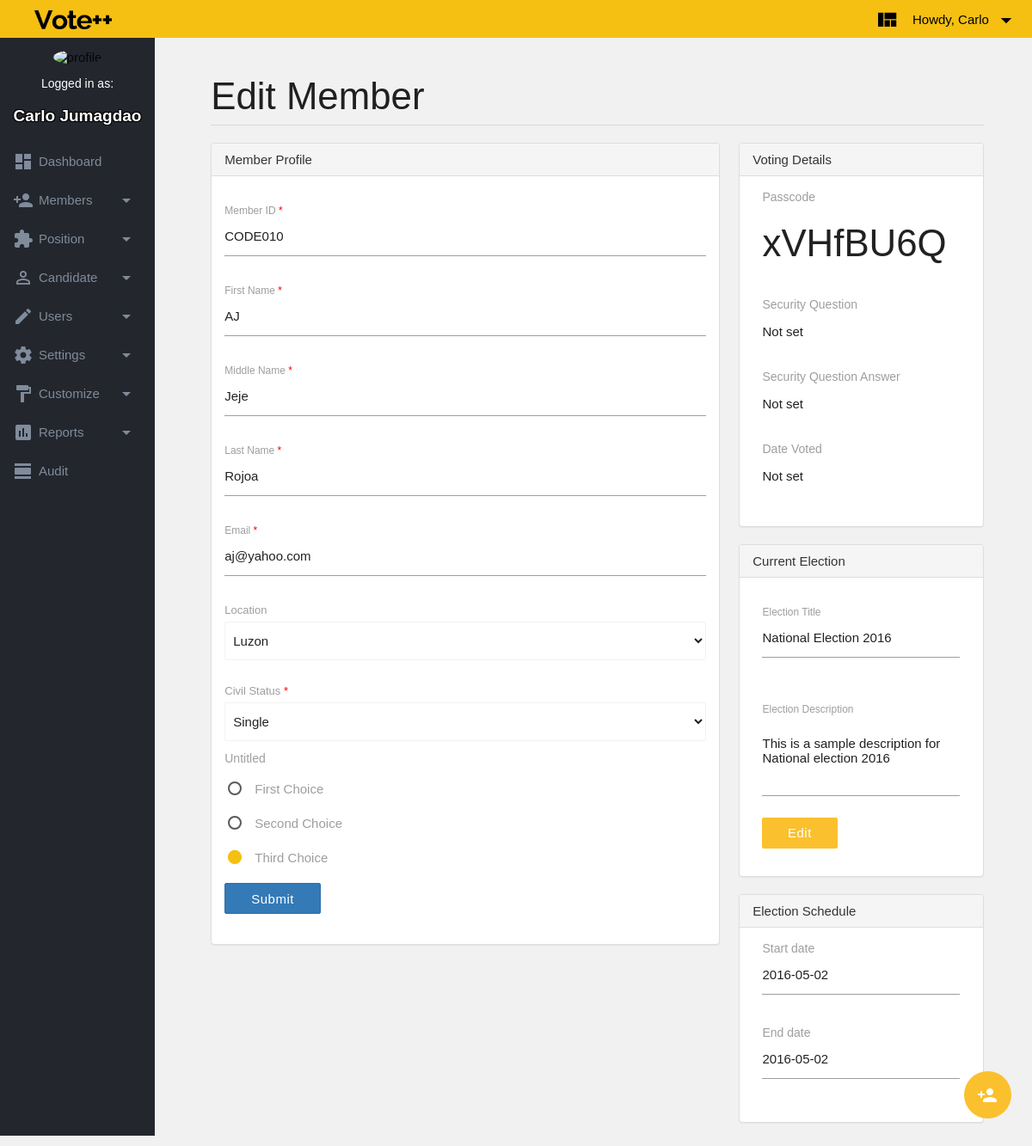
/pages/viewmember.php?code=CODE010 (signed in), run on the app's committed database.
### tables this page shows
CREATE TABLE `tblMember` (
  `strMemberId` varchar(45) NOT NULL,
  `strMemFname` varchar(45) NOT NULL,
  `strMemMname` varchar(45) DEFAULT NULL,
  `strMemLname` varchar(45) NOT NULL,
  `strMemEmail` varchar(45) NOT NULL,
  `intMemSecId` int(11) NOT NULL DEFAULT '0',
  `strMemSecAnswer` varchar(80) DEFAULT NULL,
  `strMemPasscode` char(8) DEFAULT NULL,
  `datMemVoted` date DEFAULT NULL,
  `blDelete` tinyint(1) NOT NULL DEFAULT '0',
  PRIMARY KEY (`strMemberId`),
  UNIQUE KEY `strMemPasscode_UNIQUE` (`strMemPasscode`),
  KEY `fkMemSec_idx` (`intMemSecId`)
);

CREATE TABLE `tblMemberDetail` (
  `intMemDeId` int(11) NOT NULL AUTO_INCREMENT,
  `strMemDeMemId` varchar(45) NOT NULL,
  `strMemDeFieldName` varchar(45) NOT NULL,
  `strMemDeFieldData` varchar(80) DEFAULT NULL,
  PRIMARY KEY (`strMemDeMemId`,`strMemDeFieldName`),
  UNIQUE KEY `intMemDeId_UNIQUE` (`intMemDeId`),
  KEY `fkMemDeMem_idx` (`strMemDeMemId`),
  KEY `fkMemDeFieldName_idx1` (`strMemDeFieldName`),
  CONSTRAINT `fkMemDeMem` FOREIGN KEY (`strMemDeMemId`) REFERENCES `tblMember` (`strMemberId`) ON UPDATE CASCADE,
  CONSTRAINT `fkMemDeMemFieldName` FOREIGN KEY (`strMemDeFieldName`) REFERENCES `tblDynamicField` (`strDynFieldName`) ON UPDATE CASCADE
);

CREATE TABLE `tblElection` (
  `intElectionId` int(11) NOT NULL AUTO_INCREMENT,
  `strElecTitle` varchar(80) NOT NULL,
  `strElecDesc` varchar(100) DEFAULT NULL,
  `blElecStatus` tinyint(1) NOT NULL DEFAULT '1',
  PRIMARY KEY (`intElectionId`)
);

CREATE TABLE `tblSchedule` (
  `intSchedId` int(11) NOT NULL AUTO_INCREMENT,
  `datSchedStart` date NOT NULL,
  `datSchedEnd` date NOT NULL,
  PRIMARY KEY (`intSchedId`)
);

### loaders/php/editformLoader.php (the view, shortened to what this page needs)
<?php
class formLoader {
	var $form_data;
	var $action;
	var $strMemCode;
	var $strMemFname;
	var $strMemMname;
	var $strMemLname;
	var $strMemEmail;
	var $arrFieldData= array (' ');
	public function __construct($form_json, $form_action,$strMemCode,$strMemFname,$strMemMname,$strMemLname,$strMemEmail,$arrFieldName,$arrFieldData)
	{
		$this->form_data = json_decode(str_replace('\\', '', $form_json));
		$this->action = $form_action;
		$this->strMemCode = $strMemCode;
		$this->strMemFname = $strMemFname;
		$this->strMemMname = $strMemMname;
		$this->strMemLname = $strMemLname;
		$this->strMemEmail = $strMemEmail;
		$this->arrFieldData = $arrFieldData;
	}
	public function render_form()
	{
		$fields = '';
		foreach ($this->form_data->fields as $field) {
			if($field->type == 'element-single-line-text-default' ) {
				$fields .= $this->element_single_line_text($field);
			}
			if($field->type == 'element-multiple-choice') {
				$fields .= $this->element_multiple_choice($field);
			}
			if($field->type == 'element-dropdown') {
				$fields .= $this->element_dropdown($field);
			}
		}
		$form = $this->open_form($fields);
		echo $form;
	}
	private function open_form($fields)
	{
		$html = sprintf('<form action="%s" method="post" accept-charset="utf-8" role="form" novalidate="novalidate" >', $this->action);
		$html .= $fields;
		$html .= '<button type="submit" class="btn btn-primary">Submit</button>';
		$html .= '</div></form>';
		return $html;
	}
	private function encode_element_title($title)
	{
		$str = str_replace(' ', '_', strtolower($title));
		$str = preg_replace("/[^a-zA-Z0-9.-_]/", "", $str);
		$str = htmlentities($str, ENT_QUOTES, 'UTF-8');
		$str = html_entity_decode($str, ENT_QUOTES, 'UTF-8');
		return $str;
	}
	private function make_label($id, $title, $required)
	{
		if( $required ) {
			$html = sprintf('<label for="%s">%s <span style="color: red">*</span></label>', $id, $title);
		} else {
			$html = sprintf('<label for="%s">%s </label>', $id, $title);
		}
		return $html;
	}
	private function element_single_line_text($field)
	{
		$id = $this->encode_element_title($field->title);
		$required = ($field->required) ? 'required' : FALSE;
		$html = '<div class="input-field">';
		$html .= $this->make_label($id, $field->title, $required);
	    if($id == "member_id"){
	    	$html .= sprintf('<input type="text" name="%s" id="%s" class="validate %s" value="%s" readonly>', $id, $id, $required,$this->strMemCode);
	    } else if($id == "first_name"){
	    	$html .= sprintf('<input type="text" name="%s" id="%s" class="validate %s" value="%s">', $id, $id, $required,$this->strMemFname);
	    } else if($id == "middle_name"){
	    	$html .= sprintf('<input type="text" name="%s" id="%s" class="validate %s" value="%s">', $id, $id, $required,$this->strMemMname);
	    } else if($id == "last_name"){
	    	$html .= sprintf('<input type="text" name="%s" id="%s" class="validate %s" value="%s">', $id, $id, $required,$this->strMemLname);
	    } else if($id == "email"){
	    	$html .= sprintf('<input type="text" name="%s" id="%s" class="validate %s" value="%s">', $id, $id, $required,$this->strMemEmail);
	    }
	  	$html .= '</div>';
	  	return $html;
	}
	private function element_multiple_choice($field)
	{
		$id = $this->encode_element_title($field->title);
		$required = ($field->required) ? 'required' : FALSE;
		$html = '<div class="form-group">';
		$html .= $this->make_label($id, $field->title, $required);
		for($i=0; $i < count($field->choices); $i++) {
			$value = $field->choices[$i]->value;
			$checked = ' ';
	    	foreach ($this->arrFieldData as $FieldValue) {
	    		if ($FieldValue == $value) {
	    			$checked = "checked";
	    			break;
	    		}else{
	    			$checked = ' ';
	    		}
	    	}
			$html .= '<p>';
			$html .= sprintf('<input type="radio" name="%s" id="%s_%d" value="%s" %s>', $id, $id, $i, $field->choices[$i]->value, $checked);
			$html .= sprintf('<label for= "%s_%d">%s</label>',$id, $i, $field->choices[$i]->value);
			$html .= '</p>';
		}
	  	$html .= '</div>';
	  	return $html;
	}
	private function element_dropdown($field)
	{
		$id = $this->encode_element_title($field->title);
		$required = ($field->required) ? 'required' : FALSE;
		$html = '<div class="input-field">';
		$html .= $this->make_label($id, $field->title, $required);
	    $html .= sprintf('<select name="%s" id="%s" class="form-control %s">', $id, $id, $required);
	    $html .= "<option selected='true' disabled='disabled'>-Select-</option>";
	    foreach ($field->choices as $choice) {
	    	$checked = ' ';
	    	foreach ($this->arrFieldData as $FieldValue) {
	    		if ($FieldValue == $choice->value) {
	    			$checked = "selected";
	    			break;
	    		}else{
	    			$checked = ' ';
	    		}
	    	}
	    	$html .= sprintf('<option value="%s" %s>%s</option>', $choice->value, $checked, $choice->title);
	    }
	  	$html .= '</select></div>';
	  	return $html;
	}
}

### pages/viewmember.tmpl.php (shortened to what this page needs)
<!DOCTYPE html>
<html lang="en">
<head>
</head>
<body>
<div id="content">
	<div id="page-wrapper">
		<div class="container-fluid">
			<div class="row">
				<div class="col s12">
					<h3 class="page-header">
						Edit Member
					</h3>
				</div>
				<div class="col s8">
					<div class="panel panel-default">
						<div class="panel-heading" >
							Member Profile
						</div>
						<div class="panel-body">
							<div class="row">
								<div>
									<?php $loader->render_form(); ?>
							</div>
						</div>
					</div>
				</div>
				<div class="col s4">
					<div class="panel panel-default">
						<div class="panel-heading">
							Voting Details
						</div>
						<div class="panel-body">
							<div class="row">
						        <div class="col s12">
						        	<label>Passcode</label>
						        	<h3> <?=$strMemPasscode?> </h3>
						        </div>
						    </div>
							<div class="row">
						        <div class="col s12">
						        	<label>Security Question</label>
						        	<p><?=$strQuestDesc?> </p>
						        </div>
						    </div>
						    <div class="row">
						        <div class="col s12">
						        	<label for="end-date">Security Question Answer</label>
						        	<p><?=$strMemSecAnswer?> </p>
						        </div>
						    </div>
						    <div class="row">
						        <div class="col s12">
						        	<label for="end-date">Date Voted</label>
						        	<p><?=$datMemVoted?> </p>
						        </div>
						    </div>
						</div>
					</div>
				</div>
				<div class="col s4">
					<div class="panel panel-default">
						<div class="panel-heading">
							Current Election
						</div>
						<div class="panel-body">
							<div class="row">
						        <div class="input-field col s12">
						        	<label for="elec-title">Election Title</label>
						        	<input value="<?=$strElecTitle?>" id="elec-title" type="text" class="validate" name = "elec-title" />
						        </div>
					      	</div>
					      	<div class="row">
								<div class="row">
									<div class="input-field col s12">
										<label for="elec-desc">Election Description</label>
										<textarea name = "elec-desc" id="elec-desc" class="materialize-textarea"><?=$strElecDesc?></textarea>
										<a href="election.php" style="margin-bottom: -10%"class="waves-effect waves-light btn yellow darken-2">Edit</a>
									</div>
								</div>
							</div>
						</div>
					</div>
				</div>
				<div class="col s4">
					<div class="panel panel-default">
						<div class="panel-heading">
							Election Schedule
						</div>
						<div class="panel-body">
							<div class="row">
						        <div class="col s12">
						        	<label for="start-date">Start date</label>
						        	<input id="start-date" type="text" value="<?=$strElecStart?>">
						        </div>
						    </div>
						    <div class="row">
						        <div class="col s12">
						        	<label for="end-date">End date</label>
						        	<input id="end-date" type="text" value="<?=$strElecStart?>">
						        </div>
						    </div>
						</div>
					</div>
				</div>
			</div>
			</div>
		</div>
		<div class="fixed-action-btn" style="bottom: 45px; right: 24px;">
        	<a href="member.php"class="btn-floating tooltipped btn-large yellow darken-2" data-position="left" data-tooltip="Add New">
            	<i class="mdi-social-person-add "></i>
        	</a>
    	</div>
	</div>
</body>
</html>

### assets/css/style.css (style rules this page uses)
html, body { margin: 0; height: 100%; max-width: 100%; font: 15px Raleway, Arial, Verdana, Helvetica, sans-serif; background-color: #f1f1f1; }
.btn { text-transform: none; }
#page-wrapper { position: inherit; margin: 0 0 0 20px; padding: 0 30px; border-left: 1px solid transparent; }
.container-fluid { padding-right: 15px; padding-left: 15px; margin-right: auto; margin-left: auto; }
.page-header { padding-bottom: 9px; margin: 40px 0 20px; border-bottom: 1px solid #D8D8D8; }
.panel { margin-bottom: 20px; background-color: #fff; border: 1px solid transparent; border-radius: 4px; -webkit-box-shadow: 0 1px 1px rgba(0,0,0,.05); box-shadow: 0 1px 1px rgba(0,0,0,.05); }
.panel-default { border-color: #ddd; }
.panel-heading { padding: 10px 15px; border-bottom: 1px solid transparent; border-top-left-radius: 3px; border-top-right-radius: 3px; }
.panel-default>.panel-heading { color: #333; background-color: #f5f5f5; border-color: #ddd; }
.panel-body { padding: 15px; }
.btn-primary { border: 1px solid #2e6da4; background-color: #337ab7; color:#fff; }
#content { width: 86%; height: auto; float: right; margin-top: 4%; background-color: #f1f1f1; }

### pages/viewmember.tmpl.php (style rules this page uses)
select { visibility: visible; display: inline; margin-top: 1%; margin-bottom: 2%; }
.input-field label { position: initial; font-size: 13px; }
label { font-size: 14px; }
.btn { margin-top: 3%; }

### data on the page
tblmember: member_id "CODE010", first_name "AJ", middle_name "Jeje", last_name "Rojoa", email "aj@yahoo.com", strMemPasscode "xVHfBU6Q"
tblmemberdetail: strMemDeFieldData "Third Choice"
tblelection: elec-title "National Election 2016", elec-desc "This is a sample description for National election 2016"
tblschedule: datSchedStart "2016-05-02"

### other printed values
$_SESSION['fname'] "Carlo"
$_SESSION['lname'] "Jumagdao"
$title "Member ID"
$title "First Name"
$title "Middle Name"
$title "Last Name"
$title "Email"
$title "Location"
$title "Civil Status"
$title "Untitled"
$field->choices[$i]->value "First Choice"
$field->choices[$i]->value "Second Choice"
$strQuestDesc "Not set"
$strMemSecAnswer "Not set"
$datMemVoted "Not set"
